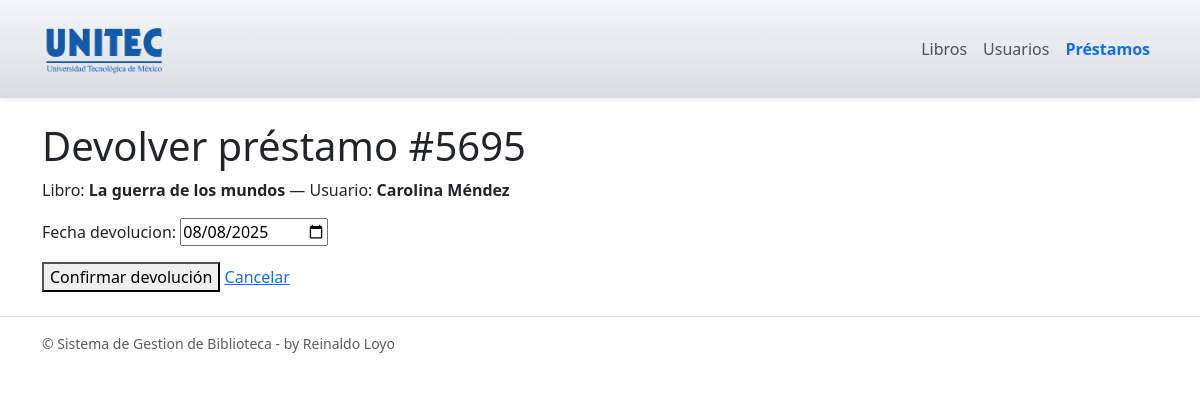
Page /prestamos/5695/devolver/ on the committed database.
### prestamos/models.py (models this page shows, shortened)
class Prestamo(models.Model):
    usuario = models.ForeignKey('usuarios.Usuario', on_delete=models.CASCADE)
    libro = models.ForeignKey('libros.Libro', on_delete=models.CASCADE)
    fecha_prestamo = models.DateField()
    fecha_devolucion = models.DateField(null=True, blank=True)
    dias_plazo = models.PositiveSmallIntegerField(default=14)
    tarifa_retraso = models.DecimalField(max_digits=6, decimal_places=2, default=Decimal("2.50"))
    @property
    def tarifa(self) -> Decimal:
        """Getter 'seguro' para la tarifa por día de retraso."""
        return self.tarifa_retraso
    @property
    def plazo(self) -> int:
        """Getter 'seguro' para los días de plazo del préstamo."""
        return self.dias_plazo

### libros/models.py (models this page shows, shortened)
class Libro(models.Model):
    titulo = models.CharField(max_length=200)
    autor = models.CharField(max_length=200)
    isbn = models.CharField(max_length=13, unique=True, db_index=True)
    ejemplares_totales = models.PositiveIntegerField(default=1)
    ejemplares_disponibles = models.PositiveIntegerField(default=1)
    class Meta:
        constraints = [
            models.CheckConstraint(check=models.Q(ejemplares_totales__gte=0), name="libro_totales_gte_0"),
            models.CheckConstraint(check=models.Q(ejemplares_disponibles__gte=0), name="libro_disp_gte_0"),
        ]

### usuarios/models.py (models this page shows, shortened)
class Usuario(models.Model):
    nombre = models.CharField(max_length=200)
    numero = models.CharField(max_length=20, unique=True, db_index=True)
    max_prestamos = models.PositiveIntegerField(default=3)

### prestamos/views.py (the view, shortened to what this page needs)
# urls.py: path("<int:pk>/devolver/", PrestamoDevolverView.as_view(), name="devolver"),
class PrestamoDevolverView(View):
    template_name = "prestamos/devolver.html"   # ← usa tu template
    success_url = reverse_lazy("prestamos:list")
    def get(self, request, pk):
        prestamo = get_object_or_404(Prestamo, pk=pk)
        form = DevolucionForm(initial={"fecha_devolucion": timezone.localdate()})
        return render(request, self.template_name, {"prestamo": prestamo, "form": form})
    success_url = reverse_lazy("prestamos:list")

### prestamos/forms.py (shortened to what this page needs)
class DevolucionForm(forms.Form):
    fecha_devolucion = forms.DateField(required=False, widget=forms.DateInput(attrs={"type": "date"}))

### templates/prestamos/devolver.html
{% extends "base.html" %}
{% block content %}
<h1>Devolver préstamo #{{ prestamo.id }}</h1>
<p>Libro: <b>{{ prestamo.libro.titulo }}</b> — Usuario: <b>{{ prestamo.usuario.nombre }}</b></p>
<form method="post">{% csrf_token %}
  {{ form.as_p }}
  <button type="submit">Confirmar devolución</button>
  <a href="{% url 'prestamos:list' %}">Cancelar</a>
</form>
{% endblock %}

### rows in the picture
Prestamo: id "5695", libro.titulo "La guerra de los mundos", usuario.nombre "Carolina Méndez"
